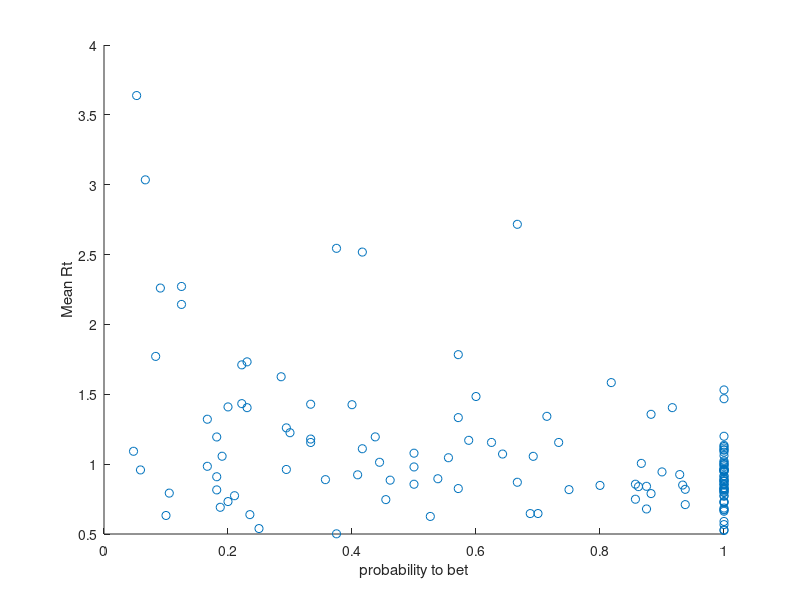

MATLAB code to generate this figure:

load('participant_3.mat')
result = zeros(168,2);
%Make the first column probability to bet and the second column Mean Rt
for n = 1:7
num1 = dataStructure.trials_thisN(dataStructure.P1card == n+1) + 1;
result(n,1)= sum(dataStructure.player1ActionCheck_keys(num1) == 1) /length(num1);
num2 = dataStructure.trials_thisN(dataStructure.P1card == n+1 & dataStructure.player1ActionCheck_keys == 1) + 1;
result(n,2) = sum(dataStructure.p1normalizedRt(num2))/length(num2);
num3 = dataStructure.trials_thisN(dataStructure.P2card == n+1 & dataStructure.player1ActionCheck_keys == 1) + 1;
result(n+7,1)= sum(dataStructure.player2ActionCheck_keys(num3) == 1) /length(num3);
num4 = dataStructure.trials_thisN(dataStructure.P2card == n+1 & dataStructure.player2ActionCheck_keys == 1) + 1;
result(n+7,2) = sum(dataStructure.p2normalizedRt(num4))/length(num4);
end

%repeat the script for part4 to part 15
load('participant_4.mat')
for n = 1:7
num1 = dataStructure.trials_thisN(dataStructure.P1card == n+1) + 1;
result(n+14,1)= sum(dataStructure.player1ActionCheck_keys(num1) == 1) /length(num1);
num2 = dataStructure.trials_thisN(dataStructure.P1card == n+1 & dataStructure.player1ActionCheck_keys == 1) + 1;
result(n+14,2) = sum(dataStructure.p1normalizedRt(num2))/length(num2);
num3 = dataStructure.trials_thisN(dataStructure.P2card == n+1 & dataStructure.player1ActionCheck_keys == 1) + 1;
result(n+21,1)= sum(dataStructure.player2ActionCheck_keys(num3) == 1) /length(num3);
num4 = dataStructure.trials_thisN(dataStructure.P2card == n+1 & dataStructure.player2ActionCheck_keys == 1) + 1;
result(n+21,2) = sum(dataStructure.p2normalizedRt(num4))/length(num4);
end

load('participant_5.mat')
for n = 1:7
num1 = dataStructure.trials_thisN(dataStructure.P1card == n+1) + 1;
result(n+28,1)= sum(dataStructure.player1ActionCheck_keys(num1) == 1) /length(num1);
num2 = dataStructure.trials_thisN(dataStructure.P1card == n+1 & dataStructure.player1ActionCheck_keys == 1) + 1;
result(n+28,2) = sum(dataStructure.p1normalizedRt(num2))/length(num2);
num3 = dataStructure.trials_thisN(dataStructure.P2card == n+1 & dataStructure.player1ActionCheck_keys == 1) + 1;
result(n+35,1)= sum(dataStructure.player2ActionCheck_keys(num3) == 1) /length(num3);
num4 = dataStructure.trials_thisN(dataStructure.P2card == n+1 & dataStructure.player2ActionCheck_keys == 1) + 1;
result(n+35,2) = sum(dataStructure.p2normalizedRt(num4))/length(num4);
end

load('participant_6.mat')
for n = 1:7
num1 = dataStructure.trials_thisN(dataStructure.P1card == n+1) + 1;
result(n+42,1)= sum(dataStructure.player1ActionCheck_keys(num1) == 1) /length(num1);
num2 = dataStructure.trials_thisN(dataStructure.P1card == n+1 & dataStructure.player1ActionCheck_keys == 1) + 1;
result(n+42,2) = sum(dataStructure.p1normalizedRt(num2))/length(num2);
num3 = dataStructure.trials_thisN(dataStructure.P2card == n+1 & dataStructure.player1ActionCheck_keys == 1) + 1;
result(n+49,1)= sum(dataStructure.player2ActionCheck_keys(num3) == 1) /length(num3);
num4 = dataStructure.trials_thisN(dataStructure.P2card == n+1 & dataStructure.player2ActionCheck_keys == 1) + 1;
result(n+49,2) = sum(dataStructure.p2normalizedRt(num4))/length(num4);
end

load('participant_7.mat')
for n = 1:7
num1 = dataStructure.trials_thisN(dataStructure.P1card == n+1) + 1;
result(n+56,1)= sum(dataStructure.player1ActionCheck_keys(num1) == 1) /length(num1);
num2 = dataStructure.trials_thisN(dataStructure.P1card == n+1 & dataStructure.player1ActionCheck_keys == 1) + 1;
result(n+56,2) = sum(dataStructure.p1normalizedRt(num2))/length(num2);
num3 = dataStructure.trials_thisN(dataStructure.P2card == n+1 & dataStructure.player1ActionCheck_keys == 1) + 1;
result(n+63,1)= sum(dataStructure.player2ActionCheck_keys(num3) == 1) /length(num3);
num4 = dataStructure.trials_thisN(dataStructure.P2card == n+1 & dataStructure.player2ActionCheck_keys == 1) + 1;
result(n+63,2) = sum(dataStructure.p2normalizedRt(num4))/length(num4);
end

load('participant_9.mat')
for n = 1:7
num1 = dataStructure.trials_thisN(dataStructure.P1card == n+1) + 1;
result(n+70,1)= sum(dataStructure.player1ActionCheck_keys(num1) == 1) /length(num1);
num2 = dataStructure.trials_thisN(dataStructure.P1card == n+1 & dataStructure.player1ActionCheck_keys == 1) + 1;
result(n+70,2) = sum(dataStructure.p1normalizedRt(num2))/length(num2);
num3 = dataStructure.trials_thisN(dataStructure.P2card == n+1 & dataStructure.player1ActionCheck_keys == 1) + 1;
result(n+77,1)= sum(dataStructure.player2ActionCheck_keys(num3) == 1) /length(num3);
num4 = dataStructure.trials_thisN(dataStructure.P2card == n+1 & dataStructure.player2ActionCheck_keys == 1) + 1;
result(n+77,2) = sum(dataStructure.p2normalizedRt(num4))/length(num4);
end

load('participant_10.mat')
for n = 1:7
num1 = dataStructure.trials_thisN(dataStructure.P1card == n+1) + 1;
result(n+84,1)= sum(dataStructure.player1ActionCheck_keys(num1) == 1) /length(num1);
num2 = dataStructure.trials_thisN(dataStructure.P1card == n+1 & dataStructure.player1ActionCheck_keys == 1) + 1;
result(n+84,2) = sum(dataStructure.p1normalizedRt(num2))/length(num2);
num3 = dataStructure.trials_thisN(dataStructure.P2card == n+1 & dataStructure.player1ActionCheck_keys == 1) + 1;
result(n+91,1)= sum(dataStructure.player2ActionCheck_keys(num3) == 1) /length(num3);
num4 = dataStructure.trials_thisN(dataStructure.P2card == n+1 & dataStructure.player2ActionCheck_keys == 1) + 1;
result(n+91,2) = sum(dataStructure.p2normalizedRt(num4))/length(num4);
end

load('participant_11.mat')
for n = 1:7
num1 = dataStructure.trials_thisN(dataStructure.P1card == n+1) + 1;
result(n+98,1)= sum(dataStructure.player1ActionCheck_keys(num1) == 1) /length(num1);
num2 = dataStructure.trials_thisN(dataStructure.P1card == n+1 & dataStructure.player1ActionCheck_keys == 1) + 1;
result(n+98,2) = sum(dataStructure.p1normalizedRt(num2))/length(num2);
num3 = dataStructure.trials_thisN(dataStructure.P2card == n+1 & dataStructure.player1ActionCheck_keys == 1) + 1;
result(n+105,1)= sum(dataStructure.player2ActionCheck_keys(num3) == 1) /length(num3);
num4 = dataStructure.trials_thisN(dataStructure.P2card == n+1 & dataStructure.player2ActionCheck_keys == 1) + 1;
result(n+105,2) = sum(dataStructure.p2normalizedRt(num4))/length(num4);
end

load('participant_12.mat')
for n = 1:7
num1 = dataStructure.trials_thisN(dataStructure.P1card == n+1) + 1;
result(n+112,1)= sum(dataStructure.player1ActionCheck_keys(num1) == 1) /length(num1);
num2 = dataStructure.trials_thisN(dataStructure.P1card == n+1 & dataStructure.player1ActionCheck_keys == 1) + 1;
result(n+112,2) = sum(dataStructure.p1normalizedRt(num2))/length(num2);
num3 = dataStructure.trials_thisN(dataStructure.P2card == n+1 & dataStructure.player1ActionCheck_keys == 1) + 1;
result(n+119,1)= sum(dataStructure.player2ActionCheck_keys(num3) == 1) /length(num3);
num4 = dataStructure.trials_thisN(dataStructure.P2card == n+1 & dataStructure.player2ActionCheck_keys == 1) + 1;
result(n+119,2) = sum(dataStructure.p2normalizedRt(num4))/length(num4);
end

load('participant_13.mat')
for n = 1:7
num1 = dataStructure.trials_thisN(dataStructure.P1card == n+1) + 1;
result(n+126,1)= sum(dataStructure.player1ActionCheck_keys(num1) == 1) /length(num1);
num2 = dataStructure.trials_thisN(dataStructure.P1card == n+1 & dataStructure.player1ActionCheck_keys == 1) + 1;
result(n+126,2) = sum(dataStructure.p1normalizedRt(num2))/length(num2);
num3 = dataStructure.trials_thisN(dataStructure.P2card == n+1 & dataStructure.player1ActionCheck_keys == 1) + 1;
result(n+133,1)= sum(dataStructure.player2ActionCheck_keys(num3) == 1) /length(num3);
num4 = dataStructure.trials_thisN(dataStructure.P2card == n+1 & dataStructure.player2ActionCheck_keys == 1) + 1;
result(n+133,2) = sum(dataStructure.p2normalizedRt(num4))/length(num4);
end

load('participant_14.mat')
for n = 1:7
num1 = dataStructure.trials_thisN(dataStructure.P1card == n+1) + 1;
result(n+140,1)= sum(dataStructure.player1ActionCheck_keys(num1) == 1) /length(num1);
num2 = dataStructure.trials_thisN(dataStructure.P1card == n+1 & dataStructure.player1ActionCheck_keys == 1) + 1;
result(n+140,2) = sum(dataStructure.p1normalizedRt(num2))/length(num2);
num3 = dataStructure.trials_thisN(dataStructure.P2card == n+1 & dataStructure.player1ActionCheck_keys == 1) + 1;
result(n+147,1)= sum(dataStructure.player2ActionCheck_keys(num3) == 1) /length(num3);
num4 = dataStructure.trials_thisN(dataStructure.P2card == n+1 & dataStructure.player2ActionCheck_keys == 1) + 1;
result(n+147,2) = sum(dataStructure.p2normalizedRt(num4))/length(num4);
end

load('participant_15.mat')
for n = 1:7
num1 = dataStructure.trials_thisN(dataStructure.P1card == n+1) + 1;
result(n+154,1)= sum(dataStructure.player1ActionCheck_keys(num1) == 1) /length(num1);
num2 = dataStructure.trials_thisN(dataStructure.P1card == n+1 & dataStructure.player1ActionCheck_keys == 1) + 1;
result(n+154,2) = sum(dataStructure.p1normalizedRt(num2))/length(num2);
num3 = dataStructure.trials_thisN(dataStructure.P2card == n+1 & dataStructure.player1ActionCheck_keys == 1) + 1;
result(n+161,1)= sum(dataStructure.player2ActionCheck_keys(num3) == 1) /length(num3);
num4 = dataStructure.trials_thisN(dataStructure.P2card == n+1 & dataStructure.player2ActionCheck_keys == 1) + 1;
result(n+161,2) = sum(dataStructure.p2normalizedRt(num4))/length(num4);
end

%Scatter the result
scatter(result(:,1),result(:,2))
xlabel('probability to bet') 
ylabel('Mean Rt')
